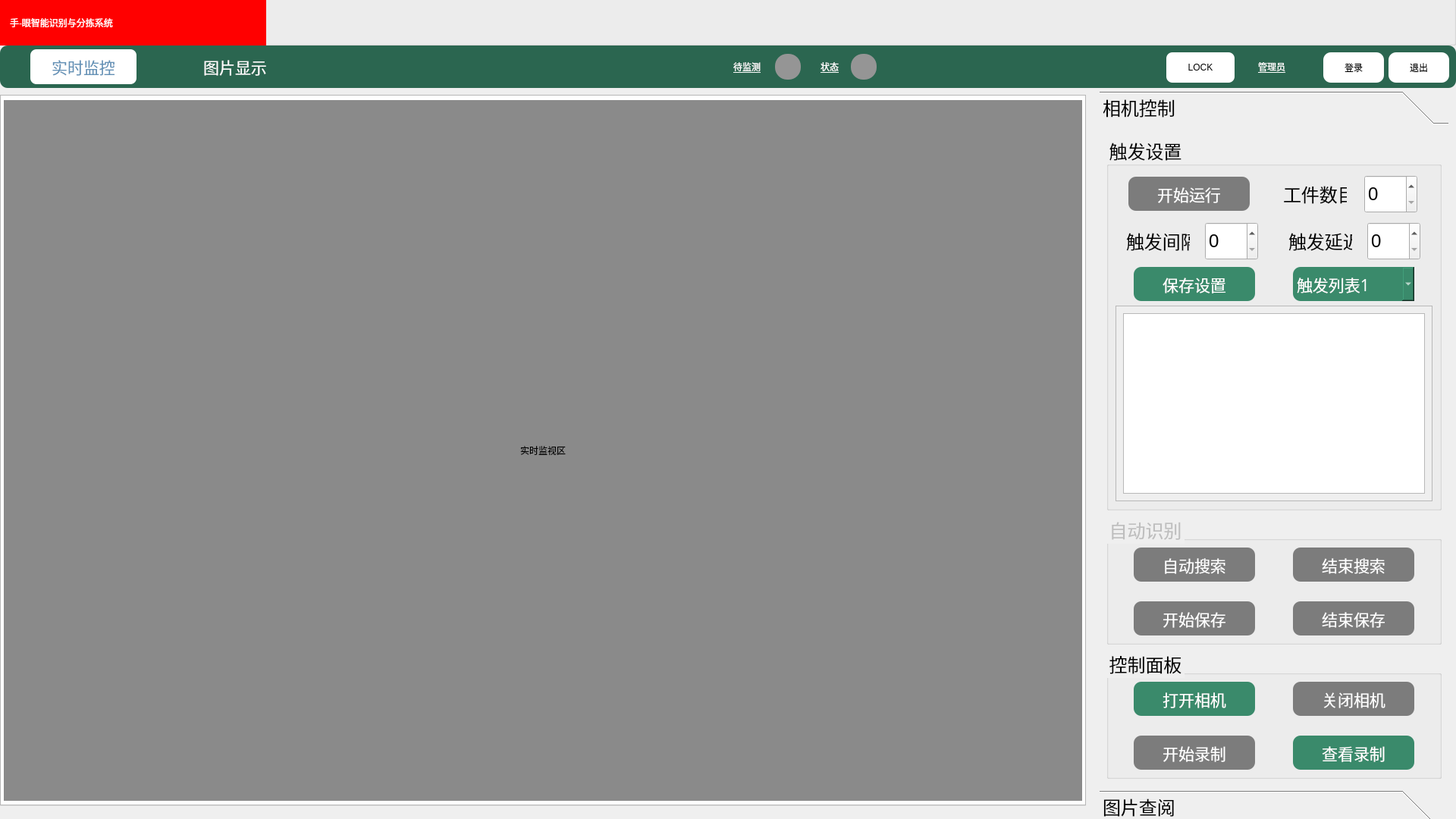
<?xml version="1.0" encoding="UTF-8"?>
<ui version="4.0">
 <class>Form</class>
 <widget class="QWidget" name="Form">
  <property name="geometry">
   <rect>
    <x>0</x>
    <y>0</y>
    <width>1920</width>
    <height>1080</height>
   </rect>
  </property>
  <property name="minimumSize">
   <size>
    <width>1920</width>
    <height>1080</height>
   </size>
  </property>
  <property name="maximumSize">
   <size>
    <width>10000</width>
    <height>10000</height>
   </size>
  </property>
  <property name="windowTitle">
   <string>Form</string>
  </property>
  <widget class="QGroupBox" name="groupBox">
   <property name="geometry">
    <rect>
     <x>0</x>
     <y>-20</y>
     <width>1920</width>
     <height>80</height>
    </rect>
   </property>
   <property name="minimumSize">
    <size>
     <width>1920</width>
     <height>80</height>
    </size>
   </property>
   <property name="maximumSize">
    <size>
     <width>1920</width>
     <height>80</height>
    </size>
   </property>
   <widget class="QLabel" name="label_2">
    <property name="geometry">
     <rect>
      <x>0</x>
      <y>20</y>
      <width>351</width>
      <height>60</height>
     </rect>
    </property>
    <property name="minimumSize">
     <size>
      <width>0</width>
      <height>60</height>
     </size>
    </property>
    <property name="maximumSize">
     <size>
      <width>16777215</width>
      <height>60</height>
     </size>
    </property>
    <property name="styleSheet">
     <string notr="true">QLabel{
	background-color: rgb(255, 0, 0);
	color: rgb(255, 255, 255);
	font: 21pt &quot;华文细黑&quot;;
	padding: 10px;
}</string>
    </property>
    <property name="midLineWidth">
     <number>0</number>
    </property>
    <property name="text">
     <string>手-眼智能识别与分拣系统</string>
    </property>
    <property name="textFormat">
     <enum>Qt::AutoText</enum>
    </property>
    <property name="margin">
     <number>0</number>
    </property>
    <property name="indent">
     <number>-1</number>
    </property>
    <property name="textInteractionFlags">
     <set>Qt::TextEditable</set>
    </property>
   </widget>
  </widget>
  <widget class="QTabWidget" name="tabWidget">
   <property name="geometry">
    <rect>
     <x>0</x>
     <y>59</y>
     <width>1432</width>
     <height>1004</height>
    </rect>
   </property>
   <property name="minimumSize">
    <size>
     <width>0</width>
     <height>1004</height>
    </size>
   </property>
   <property name="maximumSize">
    <size>
     <width>1432</width>
     <height>100000</height>
    </size>
   </property>
   <property name="font">
    <font>
     <pointsize>16</pointsize>
    </font>
   </property>
   <property name="styleSheet">
    <string notr="true">QTabWidget QTabBar::tab{
    width:140;
    height:46;
    font-family: &quot;黑体&quot;;
    font-size: 16pt;
    color: rgb(255, 255, 255);
    background: rgb(43, 102, 80);
    border: 2px;
    border-color: rgb(99, 145, 182);
    border-radius: 8px;
	margin-left: 40px;
	margin-top: 6px;
	margin-right: 20px;
	margin-bottom: 16px;
}

QTabBar::tab:hover{background:white;
    border-color: rgb(99, 145, 182);
    color:rgb(99, 145, 182);}

QTabBar::tab:selected{
	background:white;
    color:rgb(99, 145, 182);
}

QTabWidget {
    color: rgb(255, 255, 255);
    background:rgb(255,255,255);
}</string>
   </property>
   <property name="currentIndex">
    <number>0</number>
   </property>
   <widget class="QWidget" name="tab">
    <attribute name="title">
     <string>实时监控</string>
    </attribute>
    <widget class="QLabel" name="DisplayLabel">
     <property name="geometry">
      <rect>
       <x>3</x>
       <y>5</y>
       <width>1422</width>
       <height>924</height>
      </rect>
     </property>
     <property name="minimumSize">
      <size>
       <width>0</width>
       <height>0</height>
      </size>
     </property>
     <property name="maximumSize">
      <size>
       <width>1433</width>
       <height>933</height>
      </size>
     </property>
     <property name="styleSheet">
      <string notr="true">background-color: rgb(138, 138, 138);
border-color: rgb(2, 2, 2);
font: 22pt &quot;黑体&quot;;</string>
     </property>
     <property name="text">
      <string>实时监视区</string>
     </property>
     <property name="alignment">
      <set>Qt::AlignCenter</set>
     </property>
    </widget>
   </widget>
   <widget class="QWidget" name="tab_2">
    <attribute name="title">
     <string>图片显示</string>
    </attribute>
    <widget class="QLabel" name="DisplayLabel_2">
     <property name="geometry">
      <rect>
       <x>3</x>
       <y>5</y>
       <width>1422</width>
       <height>924</height>
      </rect>
     </property>
     <property name="minimumSize">
      <size>
       <width>0</width>
       <height>910</height>
      </size>
     </property>
     <property name="maximumSize">
      <size>
       <width>1432</width>
       <height>1004</height>
      </size>
     </property>
     <property name="styleSheet">
      <string notr="true">background-color: rgb(138, 138, 138);
border-color: rgb(2, 2, 2);
font: 22pt &quot;黑体&quot;;</string>
     </property>
     <property name="text">
      <string>图片显示区</string>
     </property>
     <property name="alignment">
      <set>Qt::AlignCenter</set>
     </property>
    </widget>
   </widget>
  </widget>
  <widget class="QFrame" name="top">
   <property name="geometry">
    <rect>
     <x>0</x>
     <y>60</y>
     <width>1920</width>
     <height>56</height>
    </rect>
   </property>
   <property name="minimumSize">
    <size>
     <width>1920</width>
     <height>56</height>
    </size>
   </property>
   <property name="maximumSize">
    <size>
     <width>1920</width>
     <height>56</height>
    </size>
   </property>
   <property name="styleSheet">
    <string notr="true">QFrame {
	background-color: rgb(43, 102, 80);
	border: 2px;
	border-color: rgb(0, 99, 180);
	border-radius: 10px;
}</string>
   </property>
   <property name="frameShape">
    <enum>QFrame::StyledPanel</enum>
   </property>
   <property name="frameShadow">
    <enum>QFrame::Raised</enum>
   </property>
   <layout class="QHBoxLayout" name="horizontalLayout_5">
    <property name="leftMargin">
     <number>1</number>
    </property>
    <property name="rightMargin">
     <number>9</number>
    </property>
    <item>
     <spacer name="horizontalSpacer_16">
      <property name="orientation">
       <enum>Qt::Horizontal</enum>
      </property>
      <property name="sizeType">
       <enum>QSizePolicy::Expanding</enum>
      </property>
      <property name="sizeHint" stdset="0">
       <size>
        <width>10</width>
        <height>20</height>
       </size>
      </property>
     </spacer>
    </item>
    <item>
     <widget class="QLabel" name="outstate_2">
      <property name="minimumSize">
       <size>
        <width>0</width>
        <height>34</height>
       </size>
      </property>
      <property name="sizeIncrement">
       <size>
        <width>0</width>
        <height>34</height>
       </size>
      </property>
      <property name="styleSheet">
       <string notr="true">QLabel{
	font: 16pt  &quot;黑体&quot;;
	text-decoration: underline;
	color: white;
	background-color: rgb(43, 102, 80);
	margin: 6pt;
}</string>
      </property>
      <property name="text">
       <string>待监测</string>
      </property>
     </widget>
    </item>
    <item>
     <spacer name="horizontalSpacer_10">
      <property name="orientation">
       <enum>Qt::Horizontal</enum>
      </property>
      <property name="sizeType">
       <enum>QSizePolicy::Fixed</enum>
      </property>
      <property name="sizeHint" stdset="0">
       <size>
        <width>13</width>
        <height>13</height>
       </size>
      </property>
     </spacer>
    </item>
    <item>
     <widget class="QLabel" name="light_2">
      <property name="minimumSize">
       <size>
        <width>34</width>
        <height>34</height>
       </size>
      </property>
      <property name="maximumSize">
       <size>
        <width>34</width>
        <height>34</height>
       </size>
      </property>
      <property name="styleSheet">
       <string notr="true">background-color: rgb(149, 149, 149);
border-radius: 16px;</string>
      </property>
      <property name="text">
       <string/>
      </property>
     </widget>
    </item>
    <item>
     <spacer name="horizontalSpacer_7">
      <property name="orientation">
       <enum>Qt::Horizontal</enum>
      </property>
      <property name="sizeType">
       <enum>QSizePolicy::Fixed</enum>
      </property>
      <property name="sizeHint" stdset="0">
       <size>
        <width>20</width>
        <height>13</height>
       </size>
      </property>
     </spacer>
    </item>
    <item>
     <widget class="QLabel" name="outstate">
      <property name="minimumSize">
       <size>
        <width>0</width>
        <height>34</height>
       </size>
      </property>
      <property name="sizeIncrement">
       <size>
        <width>0</width>
        <height>34</height>
       </size>
      </property>
      <property name="styleSheet">
       <string notr="true">QLabel{
	font: 16pt  &quot;黑体&quot;;
	text-decoration: underline;
	color: white;
	background-color: rgb(43, 102, 80);
	margin: 6pt;
}</string>
      </property>
      <property name="text">
       <string>状态</string>
      </property>
     </widget>
    </item>
    <item>
     <spacer name="horizontalSpacer_6">
      <property name="orientation">
       <enum>Qt::Horizontal</enum>
      </property>
      <property name="sizeType">
       <enum>QSizePolicy::Fixed</enum>
      </property>
      <property name="sizeHint" stdset="0">
       <size>
        <width>10</width>
        <height>20</height>
       </size>
      </property>
     </spacer>
    </item>
    <item>
     <widget class="QLabel" name="light">
      <property name="minimumSize">
       <size>
        <width>34</width>
        <height>34</height>
       </size>
      </property>
      <property name="maximumSize">
       <size>
        <width>34</width>
        <height>34</height>
       </size>
      </property>
      <property name="styleSheet">
       <string notr="true">background-color: rgb(149, 149, 149);
border-radius: 16px;</string>
      </property>
      <property name="text">
       <string/>
      </property>
     </widget>
    </item>
    <item>
     <spacer name="horizontalSpacer_18">
      <property name="orientation">
       <enum>Qt::Horizontal</enum>
      </property>
      <property name="sizeType">
       <enum>QSizePolicy::Fixed</enum>
      </property>
      <property name="sizeHint" stdset="0">
       <size>
        <width>10</width>
        <height>20</height>
       </size>
      </property>
     </spacer>
    </item>
    <item>
     <widget class="QLabel" name="time">
      <property name="minimumSize">
       <size>
        <width>360</width>
        <height>40</height>
       </size>
      </property>
      <property name="maximumSize">
       <size>
        <width>360</width>
        <height>40</height>
       </size>
      </property>
      <property name="font">
       <font>
        <family>黑体</family>
        <pointsize>16</pointsize>
        <weight>50</weight>
        <italic>false</italic>
        <bold>false</bold>
       </font>
      </property>
      <property name="styleSheet">
       <string notr="true">QLabel{
	font: 16pt  &quot;黑体&quot;;
	color: white;
	background-color: rgb(43, 102, 80);
	margin: 6pt;
}
</string>
      </property>
      <property name="text">
       <string/>
      </property>
     </widget>
    </item>
    <item>
     <widget class="QPushButton" name="lock_all">
      <property name="enabled">
       <bool>true</bool>
      </property>
      <property name="sizePolicy">
       <sizepolicy hsizetype="Maximum" vsizetype="Fixed">
        <horstretch>0</horstretch>
        <verstretch>0</verstretch>
       </sizepolicy>
      </property>
      <property name="minimumSize">
       <size>
        <width>90</width>
        <height>40</height>
       </size>
      </property>
      <property name="maximumSize">
       <size>
        <width>90</width>
        <height>40</height>
       </size>
      </property>
      <property name="layoutDirection">
       <enum>Qt::LeftToRight</enum>
      </property>
      <property name="styleSheet">
       <string notr="true">QPushButton{
height: 46px;
width: 80px;
background:rgb(255, 255, 255);
font: 16pt &quot;黑体&quot; rgb(0, 0, 0);
border: 2px;
	border-color: rgb(136, 136, 136);
}

QPushButton{border-radius: 8px;}

QPushButton:hover{background:rgb(145, 145, 145);}</string>
      </property>
      <property name="text">
       <string>LOCK</string>
      </property>
     </widget>
    </item>
    <item>
     <spacer name="horizontalSpacer_17">
      <property name="orientation">
       <enum>Qt::Horizontal</enum>
      </property>
      <property name="sizeType">
       <enum>QSizePolicy::Fixed</enum>
      </property>
      <property name="sizeHint" stdset="0">
       <size>
        <width>25</width>
        <height>20</height>
       </size>
      </property>
     </spacer>
    </item>
    <item>
     <widget class="QLabel" name="admin">
      <property name="minimumSize">
       <size>
        <width>80</width>
        <height>34</height>
       </size>
      </property>
      <property name="maximumSize">
       <size>
        <width>80</width>
        <height>34</height>
       </size>
      </property>
      <property name="styleSheet">
       <string notr="true">QLabel{
	font: 16pt  &quot;黑体&quot;;
	text-decoration: underline;
	color: white;
	background-color: rgb(43, 102, 80);
	margin: 6pt;
}</string>
      </property>
      <property name="text">
       <string>管理员</string>
      </property>
      <property name="margin">
       <number>0</number>
      </property>
     </widget>
    </item>
    <item>
     <widget class="QPushButton" name="login">
      <property name="minimumSize">
       <size>
        <width>80</width>
        <height>40</height>
       </size>
      </property>
      <property name="maximumSize">
       <size>
        <width>80</width>
        <height>40</height>
       </size>
      </property>
      <property name="styleSheet">
       <string notr="true">QPushButton{
height: 40px;
width: 80px;
background:rgb(255, 255, 255);
font: 16pt &quot;黑体&quot; rgb(0, 0, 0);
border: 2px;
	border-color: rgb(136, 136, 136);
}
QPushButton{border: 2px;}
QPushButton{border-radius: 10px;}

QPushButton:hover{background:rgb(145, 145, 145);}</string>
      </property>
      <property name="text">
       <string>登录</string>
      </property>
     </widget>
    </item>
    <item>
     <widget class="QPushButton" name="quit">
      <property name="minimumSize">
       <size>
        <width>80</width>
        <height>40</height>
       </size>
      </property>
      <property name="maximumSize">
       <size>
        <width>80</width>
        <height>40</height>
       </size>
      </property>
      <property name="styleSheet">
       <string notr="true">QPushButton{
height: 40px;
width: 80px;
background:rgb(255, 255, 255);
font: 16pt &quot;黑体&quot; rgb(0, 0, 0);
border: 2px;
	border-color: rgb(136, 136, 136);
}
QPushButton{border: 2px;}
QPushButton{border-radius: 10px;}

QPushButton:hover{background:rgb(145, 145, 145);}</string>
      </property>
      <property name="text">
       <string>退出</string>
      </property>
     </widget>
    </item>
   </layout>
  </widget>
  <widget class="QToolBox" name="toolBox">
   <property name="geometry">
    <rect>
     <x>1450</x>
     <y>120</y>
     <width>460</width>
     <height>966</height>
    </rect>
   </property>
   <property name="minimumSize">
    <size>
     <width>460</width>
     <height>966</height>
    </size>
   </property>
   <property name="maximumSize">
    <size>
     <width>460</width>
     <height>966</height>
    </size>
   </property>
   <property name="font">
    <font>
     <family>黑体</family>
     <pointsize>18</pointsize>
     <weight>50</weight>
     <italic>false</italic>
     <bold>false</bold>
    </font>
   </property>
   <property name="styleSheet">
    <string notr="true">selection-color: qlineargradient(spread:pad, x1:0, y1:0, x2:1, y2:0, stop:0 rgba(0, 0, 0, 255), stop:1 rgba(255, 255, 255, 255));
border-color: rgb(2, 2, 2);
font: 18pt &quot;黑体&quot;;</string>
   </property>
   <property name="frameShadow">
    <enum>QFrame::Plain</enum>
   </property>
   <property name="currentIndex">
    <number>0</number>
   </property>
   <widget class="QWidget" name="page_1">
    <property name="geometry">
     <rect>
      <x>0</x>
      <y>0</y>
      <width>460</width>
      <height>868</height>
     </rect>
    </property>
    <attribute name="label">
     <string>相机控制</string>
    </attribute>
    <layout class="QVBoxLayout" name="verticalLayout_4">
     <item>
      <widget class="QGroupBox" name="verticalGroupBox">
       <property name="enabled">
        <bool>true</bool>
       </property>
       <property name="minimumSize">
        <size>
         <width>400</width>
         <height>400</height>
        </size>
       </property>
       <property name="maximumSize">
        <size>
         <width>460</width>
         <height>16777215</height>
        </size>
       </property>
       <property name="font">
        <font>
         <family>黑体</family>
         <pointsize>18</pointsize>
        </font>
       </property>
       <property name="layoutDirection">
        <enum>Qt::LeftToRight</enum>
       </property>
       <property name="styleSheet">
        <string notr="true">font-family: &quot;黑体&quot;;
font-size: 18pt;
height:50;
width:150;</string>
       </property>
       <property name="title">
        <string>触发设置</string>
       </property>
       <layout class="QVBoxLayout" name="trigger_set_Box" stretch="0,0,0,0">
        <property name="leftMargin">
         <number>9</number>
        </property>
        <property name="topMargin">
         <number>9</number>
        </property>
        <property name="rightMargin">
         <number>9</number>
        </property>
        <property name="bottomMargin">
         <number>9</number>
        </property>
        <item>
         <layout class="QHBoxLayout" name="trigger_ocr">
          <item>
           <widget class="QPushButton" name="trigger_ocr_start">
            <property name="enabled">
             <bool>false</bool>
            </property>
            <property name="minimumSize">
             <size>
              <width>160</width>
              <height>45</height>
             </size>
            </property>
            <property name="maximumSize">
             <size>
              <width>160</width>
              <height>45</height>
             </size>
            </property>
            <property name="font">
             <font>
              <family>黑体</family>
              <pointsize>16</pointsize>
              <weight>50</weight>
              <italic>false</italic>
              <bold>false</bold>
             </font>
            </property>
            <property name="contextMenuPolicy">
             <enum>Qt::DefaultContextMenu</enum>
            </property>
            <property name="styleSheet">
             <string notr="true">QPushButton{
    font-family: &quot;黑体&quot;;
    font-size: 16pt;
	height:50;
	width:150;
    color: rgb(255, 255, 255);
    background:rgb(58, 138, 107);
    border-color: rgb(58, 138, 107);
    border-radius: 10px;
    border: 2px;
}

QPushButton:hover{background:rgb(149, 200, 115);}


QPushButton:pressed{background:rgb(149, 200, 115);}
QPushButton::disabled{background:rgb(124, 124, 124);}</string>
            </property>
            <property name="text">
             <string>开始运行</string>
            </property>
           </widget>
          </item>
          <item>
           <spacer name="horizontalSpacer">
            <property name="orientation">
             <enum>Qt::Horizontal</enum>
            </property>
            <property name="sizeType">
             <enum>QSizePolicy::Fixed</enum>
            </property>
            <property name="sizeHint" stdset="0">
             <size>
              <width>21</width>
              <height>20</height>
             </size>
            </property>
           </spacer>
          </item>
          <item>
           <widget class="QLabel" name="trigger_number_lable">
            <property name="minimumSize">
             <size>
              <width>84</width>
              <height>56</height>
             </size>
            </property>
            <property name="maximumSize">
             <size>
              <width>84</width>
              <height>56</height>
             </size>
            </property>
            <property name="font">
             <font>
              <family>Sans Serif</family>
              <pointsize>16</pointsize>
              <weight>50</weight>
              <italic>false</italic>
              <bold>false</bold>
             </font>
            </property>
            <property name="styleSheet">
             <string notr="true">font: 16pt &quot;Sans Serif&quot;;</string>
            </property>
            <property name="text">
             <string>工件数目</string>
            </property>
           </widget>
          </item>
          <item>
           <widget class="QSpinBox" name="trigger_number_value">
            <property name="minimumSize">
             <size>
              <width>70</width>
              <height>50</height>
             </size>
            </property>
            <property name="maximumSize">
             <size>
              <width>70</width>
              <height>50</height>
             </size>
            </property>
           </widget>
          </item>
         </layout>
        </item>
        <item>
         <layout class="QHBoxLayout" name="trigger_interval_Box">
          <item>
           <widget class="QLabel" name="trigger_interval_label">
            <property name="sizePolicy">
             <sizepolicy hsizetype="Preferred" vsizetype="Preferred">
              <horstretch>0</horstretch>
              <verstretch>0</verstretch>
             </sizepolicy>
            </property>
            <property name="minimumSize">
             <size>
              <width>84</width>
              <height>56</height>
             </size>
            </property>
            <property name="maximumSize">
             <size>
              <width>84</width>
              <height>56</height>
             </size>
            </property>
            <property name="font">
             <font>
              <family>Sans Serif</family>
              <pointsize>16</pointsize>
              <weight>50</weight>
              <italic>false</italic>
              <bold>false</bold>
             </font>
            </property>
            <property name="styleSheet">
             <string notr="true">font: 16pt &quot;Sans Serif&quot;;</string>
            </property>
            <property name="text">
             <string>触发间隔</string>
            </property>
           </widget>
          </item>
          <item>
           <widget class="QSpinBox" name="trigger_interval_value">
            <property name="minimumSize">
             <size>
              <width>70</width>
              <height>50</height>
             </size>
            </property>
            <property name="maximumSize">
             <size>
              <width>70</width>
              <height>50</height>
             </size>
            </property>
           </widget>
          </item>
          <item>
           <spacer name="horizontalSpacer_20">
            <property name="orientation">
             <enum>Qt::Horizontal</enum>
            </property>
            <property name="sizeType">
             <enum>QSizePolicy::Fixed</enum>
            </property>
            <property name="sizeHint" stdset="0">
             <size>
              <width>20</width>
              <height>20</height>
             </size>
            </property>
           </spacer>
          </item>
          <item>
           <widget class="QLabel" name="trigger_start_time_label">
            <property name="minimumSize">
             <size>
              <width>84</width>
              <height>56</height>
             </size>
            </property>
            <property name="maximumSize">
             <size>
              <width>84</width>
              <height>56</height>
             </size>
            </property>
            <property name="font">
             <font>
              <family>Sans Serif</family>
              <pointsize>16</pointsize>
              <weight>50</weight>
              <italic>false</italic>
              <bold>false</bold>
             </font>
            </property>
            <property name="styleSheet">
             <string notr="true">font: 16pt &quot;Sans Serif&quot;;</string>
            </property>
            <property name="text">
             <string>触发延迟</string>
            </property>
           </widget>
          </item>
          <item>
           <widget class="QSpinBox" name="trigger_start_time_value">
            <property name="minimumSize">
             <size>
              <width>70</width>
              <height>50</height>
             </size>
            </property>
            <property name="maximumSize">
             <size>
              <width>70</width>
              <height>50</height>
             </size>
            </property>
           </widget>
          </item>
         </layout>
        </item>
        <item>
         <layout class="QHBoxLayout" name="trigger_save_Box">
          <item>
           <widget class="QPushButton" name="trigger_save_button">
            <property name="minimumSize">
             <size>
              <width>160</width>
              <height>45</height>
             </size>
            </property>
            <property name="maximumSize">
             <size>
              <width>160</width>
              <height>45</height>
             </size>
            </property>
            <property name="font">
             <font>
              <family>黑体</family>
              <pointsize>16</pointsize>
             </font>
            </property>
            <property name="styleSheet">
             <string notr="true">QPushButton{
    font-family: &quot;黑体&quot;;
    font-size: 16pt;
	height:50;
	width:150;
    color: rgb(255, 255, 255);
    background:rgb(58, 138, 107);
    border-color: rgb(58, 138, 107);
    border-radius: 10px;
    border: 2px;
}

QPushButton:hover{background:rgb(149, 200, 115);}


QPushButton:pressed{background:rgb(149, 200, 115);}
QPushButton::disabled{background:rgb(124, 124, 124);}</string>
            </property>
            <property name="text">
             <string>保存设置</string>
            </property>
           </widget>
          </item>
          <item>
           <spacer name="horizontalSpacer_2">
            <property name="orientation">
             <enum>Qt::Horizontal</enum>
            </property>
            <property name="sizeType">
             <enum>QSizePolicy::Fixed</enum>
            </property>
            <property name="sizeHint" stdset="0">
             <size>
              <width>20</width>
              <height>20</height>
             </size>
            </property>
           </spacer>
          </item>
          <item>
           <widget class="QComboBox" name="trigger_save_list">
            <property name="minimumSize">
             <size>
              <width>160</width>
              <height>45</height>
             </size>
            </property>
            <property name="maximumSize">
             <size>
              <width>160</width>
              <height>45</height>
             </size>
            </property>
            <property name="font">
             <font>
              <family>黑体</family>
              <pointsize>16</pointsize>
             </font>
            </property>
            <property name="styleSheet">
             <string notr="true">QComboBox{
    font-family: &quot;黑体&quot;;
    font-size: 16pt;
	height:50;
	width:120;
    color: rgb(255, 255, 255);
    background:rgb(58, 138, 107);
    border-color: rgb(58, 138, 107);
    border-radius: 10px;
    border: 2px;
}

QComboBox:hover{background:rgb(149, 200, 115);}


QComboBox:pressed{background:rgb(149, 200, 115);}</string>
            </property>
            <item>
             <property name="text">
              <string>触发列表1</string>
             </property>
            </item>
            <item>
             <property name="text">
              <string>触发列表2</string>
             </property>
            </item>
            <item>
             <property name="text">
              <string>触发列表3</string>
             </property>
            </item>
           </widget>
          </item>
         </layout>
        </item>
        <item>
         <widget class="QScrollArea" name="scrollArea">
          <property name="minimumSize">
           <size>
            <width>344</width>
            <height>200</height>
           </size>
          </property>
          <property name="widgetResizable">
           <bool>true</bool>
          </property>
          <widget class="QWidget" name="scrollAreaWidgetContents">
           <property name="geometry">
            <rect>
             <x>0</x>
             <y>0</y>
             <width>416</width>
             <height>217</height>
            </rect>
           </property>
           <layout class="QHBoxLayout" name="horizontalLayout_3">
            <item>
             <widget class="QListWidget" name="listWidget">
              <property name="enabled">
               <bool>true</bool>
              </property>
              <property name="styleSheet">
               <string notr="true">font: 12pt &quot;Sans Serif&quot;;</string>
              </property>
             </widget>
            </item>
           </layout>
          </widget>
         </widget>
        </item>
       </layout>
      </widget>
     </item>
     <item>
      <widget class="QGroupBox" name="rec_Box">
       <property name="enabled">
        <bool>false</bool>
       </property>
       <property name="styleSheet">
        <string notr="true">font-family: &quot;黑体&quot;;
font-size: 18pt;
height:50;
width:150;</string>
       </property>
       <property name="title">
        <string>自动识别</string>
       </property>
       <layout class="QVBoxLayout" name="verticalLayout_6">
        <item>
         <layout class="QHBoxLayout" name="horizontalLayout_16">
          <item>
           <widget class="QPushButton" name="search_box">
            <property name="minimumSize">
             <size>
              <width>160</width>
              <height>45</height>
             </size>
            </property>
            <property name="maximumSize">
             <size>
              <width>160</width>
              <height>45</height>
             </size>
            </property>
            <property name="styleSheet">
             <string notr="true">QPushButton{
    font-family: &quot;黑体&quot;;
    font-size: 16pt;
	height:50;
	width:150;
    color: rgb(255, 255, 255);
    background:rgb(58, 138, 107);
    border-color: rgb(58, 138, 107);
    border-radius: 10px;
    border: 2px;
}

QPushButton:hover{background:rgb(149, 200, 115);}


QPushButton:pressed{background:rgb(149, 200, 115);}
QPushButton::disabled{background:rgb(124, 124, 124);}</string>
            </property>
            <property name="text">
             <string>自动搜索</string>
            </property>
           </widget>
          </item>
          <item>
           <spacer name="horizontalSpacer_4">
            <property name="orientation">
             <enum>Qt::Horizontal</enum>
            </property>
            <property name="sizeType">
             <enum>QSizePolicy::Fixed</enum>
            </property>
            <property name="sizeHint" stdset="0">
             <size>
              <width>20</width>
              <height>20</height>
             </size>
            </property>
           </spacer>
          </item>
          <item>
           <widget class="QPushButton" name="stopButton2">
            <property name="minimumSize">
             <size>
              <width>160</width>
              <height>45</height>
             </size>
            </property>
            <property name="maximumSize">
             <size>
              <width>160</width>
              <height>45</height>
             </size>
            </property>
            <property name="contextMenuPolicy">
             <enum>Qt::DefaultContextMenu</enum>
            </property>
            <property name="styleSheet">
             <string notr="true">QPushButton{
    font-family: &quot;黑体&quot;;
    font-size: 16pt;
	height:50;
	width:150;
    color: rgb(255, 255, 255);
    background:rgb(58, 138, 107);
    border-color: rgb(58, 138, 107);
    border-radius: 10px;
    border: 2px;
}

QPushButton:hover{background:rgb(149, 200, 115);}


QPushButton:pressed{background:rgb(149, 200, 115);}
QPushButton::disabled{background:rgb(124, 124, 124);}</string>
            </property>
            <property name="text">
             <string>结束搜索</string>
            </property>
           </widget>
          </item>
         </layout>
        </item>
        <item>
         <spacer name="verticalSpacer_7">
          <property name="orientation">
           <enum>Qt::Vertical</enum>
          </property>
          <property name="sizeType">
           <enum>QSizePolicy::Fixed</enum>
          </property>
          <property name="sizeHint" stdset="0">
           <size>
            <width>20</width>
            <height>20</height>
           </size>
          </property>
         </spacer>
        </item>
        <item>
         <layout class="QHBoxLayout" name="horizontalLayout_18">
          <item>
           <widget class="QPushButton" name="save_result_button">
            <property name="minimumSize">
             <size>
              <width>160</width>
              <height>45</height>
             </size>
            </property>
            <property name="maximumSize">
             <size>
              <width>160</width>
              <height>45</height>
             </size>
            </property>
            <property name="contextMenuPolicy">
             <enum>Qt::DefaultContextMenu</enum>
            </property>
            <property name="styleSheet">
             <string notr="true">QPushButton{
    font-family: &quot;黑体&quot;;
    font-size: 16pt;
	height:50;
	width:150;
    color: rgb(255, 255, 255);
    background:rgb(58, 138, 107);
    border-color: rgb(58, 138, 107);
    border-radius: 10px;
    border: 2px;
}

QPushButton:hover{background:rgb(149, 200, 115);}


QPushButton:pressed{background:rgb(149, 200, 115);}
QPushButton::disabled{background:rgb(124, 124, 124);}</string>
            </property>
            <property name="text">
             <string>开始保存</string>
            </property>
           </widget>
          </item>
          <item>
           <spacer name="horizontalSpacer_15">
            <property name="orientation">
             <enum>Qt::Horizontal</enum>
            </property>
            <property name="sizeType">
             <enum>QSizePolicy::Fixed</enum>
            </property>
            <property name="sizeHint" stdset="0">
             <size>
              <width>20</width>
              <height>20</height>
             </size>
            </property>
           </spacer>
          </item>
          <item>
           <widget class="QPushButton" name="close_save_button">
            <property name="minimumSize">
             <size>
              <width>160</width>
              <height>45</height>
             </size>
            </property>
            <property name="maximumSize">
             <size>
              <width>160</width>
              <height>45</height>
             </size>
            </property>
            <property name="styleSheet">
             <string notr="true">QPushButton{
    font-family: &quot;黑体&quot;;
    font-size: 16pt;
	height:50;
	width:150;
    color: rgb(255, 255, 255);
    background:rgb(58, 138, 107);
    border-color: rgb(58, 138, 107);
    border-radius: 10px;
    border: 2px;
}

QPushButton:hover{background:rgb(149, 200, 115);}


QPushButton:pressed{background:rgb(149, 200, 115);}
QPushButton::disabled{background:rgb(124, 124, 124);}</string>
            </property>
            <property name="text">
             <string>结束保存</string>
            </property>
           </widget>
          </item>
         </layout>
        </item>
       </layout>
      </widget>
     </item>
     <item>
      <widget class="QGroupBox" name="control">
       <property name="styleSheet">
        <string notr="true">font-family: &quot;黑体&quot;;
font-size: 18pt;
height:50;
width:150;</string>
       </property>
       <property name="title">
        <string>控制面板</string>
       </property>
       <layout class="QVBoxLayout" name="verticalLayout_2">
        <item>
         <layout class="QHBoxLayout" name="horizontalLayout_6" stretch="0,0,0">
          <item>
           <widget class="QPushButton" name="open_cam">
            <property name="enabled">
             <bool>true</bool>
            </property>
            <property name="minimumSize">
             <size>
              <width>160</width>
              <height>45</height>
             </size>
            </property>
            <property name="maximumSize">
             <size>
              <width>160</width>
              <height>45</height>
             </size>
            </property>
            <property name="styleSheet">
             <string notr="true">QPushButton{
    font-family: &quot;黑体&quot;;
    font-size: 16pt;
	height:50;
	width:150;
    color: rgb(255, 255, 255);
    background:rgb(58, 138, 107);
    border-color: rgb(58, 138, 107);
    border-radius: 10px;
    border: 2px;
}

QPushButton:hover{background:rgb(149, 200, 115);}


QPushButton:pressed{background:rgb(149, 200, 115);}
QPushButton::disabled{background:rgb(124, 124, 124);}</string>
            </property>
            <property name="text">
             <string>打开相机</string>
            </property>
           </widget>
          </item>
          <item>
           <spacer name="horizontalSpacer_8">
            <property name="orientation">
             <enum>Qt::Horizontal</enum>
            </property>
            <property name="sizeType">
             <enum>QSizePolicy::Fixed</enum>
            </property>
            <property name="sizeHint" stdset="0">
             <size>
              <width>20</width>
              <height>20</height>
             </size>
            </property>
           </spacer>
          </item>
          <item>
           <widget class="QPushButton" name="shut_cam">
            <property name="enabled">
             <bool>false</bool>
            </property>
            <property name="minimumSize">
             <size>
              <width>160</width>
              <height>45</height>
             </size>
            </property>
            <property name="maximumSize">
             <size>
              <width>160</width>
              <height>45</height>
             </size>
            </property>
            <property name="styleSheet">
             <string notr="true">QPushButton{
    font-family: &quot;黑体&quot;;
    font-size: 16pt;
	height:50;
	width:150;
    color: rgb(255, 255, 255);
    background:rgb(58, 138, 107);
    border-color: rgb(58, 138, 107);
    border-radius: 10px;
    border: 2px;
}

QPushButton:hover{background:rgb(149, 200, 115);}


QPushButton:pressed{background:rgb(149, 200, 115);}
QPushButton::disabled{background:rgb(124, 124, 124);}</string>
            </property>
            <property name="text">
             <string>关闭相机</string>
            </property>
           </widget>
          </item>
         </layout>
        </item>
        <item>
         <spacer name="verticalSpacer_5">
          <property name="orientation">
           <enum>Qt::Vertical</enum>
          </property>
          <property name="sizeType">
           <enum>QSizePolicy::Fixed</enum>
          </property>
          <property name="sizeHint" stdset="0">
           <size>
            <width>20</width>
            <height>20</height>
           </size>
          </property>
         </spacer>
        </item>
        <item>
         <layout class="QHBoxLayout" name="horizontalLayout_7">
          <item>
           <widget class="QPushButton" name="video_start">
            <property name="enabled">
             <bool>false</bool>
            </property>
            <property name="minimumSize">
             <size>
              <width>160</width>
              <height>45</height>
             </size>
            </property>
            <property name="maximumSize">
             <size>
              <width>160</width>
              <height>45</height>
             </size>
            </property>
            <property name="styleSheet">
             <string notr="true">QPushButton{
    font-family: &quot;黑体&quot;;
    font-size: 16pt;
	height:50;
	width:150;
    color: rgb(255, 255, 255);
    background:rgb(58, 138, 107);
    border-color: rgb(58, 138, 107);
    border-radius: 10px;
    border: 2px;
}

QPushButton:hover{background:rgb(149, 200, 115);}


QPushButton:pressed{background:rgb(149, 200, 115);}
QPushButton::disabled{background:rgb(124, 124, 124);}</string>
            </property>
            <property name="text">
             <string>开始录制</string>
            </property>
           </widget>
          </item>
          <item>
           <spacer name="horizontalSpacer_9">
            <property name="orientation">
             <enum>Qt::Horizontal</enum>
            </property>
            <property name="sizeType">
             <enum>QSizePolicy::Fixed</enum>
            </property>
            <property name="sizeHint" stdset="0">
             <size>
              <width>20</width>
              <height>20</height>
             </size>
            </property>
           </spacer>
          </item>
          <item>
           <widget class="QPushButton" name="video_query">
            <property name="minimumSize">
             <size>
              <width>160</width>
              <height>45</height>
             </size>
            </property>
            <property name="maximumSize">
             <size>
              <width>160</width>
              <height>45</height>
             </size>
            </property>
            <property name="styleSheet">
             <string notr="true">QPushButton{
    font-family: &quot;黑体&quot;;
    font-size: 16pt;
	height:50;
	width:150;
    color: rgb(255, 255, 255);
    background:rgb(58, 138, 107);
    border-color: rgb(58, 138, 107);
    border-radius: 10px;
    border: 2px;
}

QPushButton:hover{background:rgb(149, 200, 115);}


QPushButton:pressed{background:rgb(149, 200, 115);}
QPushButton::disabled{background:rgb(124, 124, 124);}</string>
            </property>
            <property name="text">
             <string>查看录制</string>
            </property>
           </widget>
          </item>
         </layout>
        </item>
       </layout>
      </widget>
     </item>
    </layout>
   </widget>
   <widget class="QWidget" name="page_2">
    <property name="enabled">
     <bool>true</bool>
    </property>
    <property name="geometry">
     <rect>
      <x>0</x>
      <y>0</y>
      <width>418</width>
      <height>235</height>
     </rect>
    </property>
    <attribute name="label">
     <string>图片查阅</string>
    </attribute>
    <layout class="QHBoxLayout" name="horizontalLayout_4">
     <item>
      <widget class="QGroupBox" name="rec_Box_2">
       <property name="minimumSize">
        <size>
         <width>400</width>
         <height>0</height>
        </size>
       </property>
       <property name="maximumSize">
        <size>
         <width>460</width>
         <height>16777215</height>
        </size>
       </property>
       <property name="styleSheet">
        <string notr="true">font-family: &quot;黑体&quot;;
font-size: 18pt;
height:50;
width:150;</string>
       </property>
       <property name="title">
        <string>显示管理</string>
       </property>
       <layout class="QVBoxLayout" name="verticalLayout">
        <item>
         <layout class="QHBoxLayout" name="trigger_ocr_2">
          <item>
           <widget class="QPushButton" name="open_dir">
            <property name="sizePolicy">
             <sizepolicy hsizetype="Minimum" vsizetype="Fixed">
              <horstretch>160</horstretch>
              <verstretch>45</verstretch>
             </sizepolicy>
            </property>
            <property name="minimumSize">
             <size>
              <width>160</width>
              <height>45</height>
             </size>
            </property>
            <property name="maximumSize">
             <size>
              <width>160</width>
              <height>45</height>
             </size>
            </property>
            <property name="font">
             <font>
              <family>黑体</family>
              <pointsize>16</pointsize>
             </font>
            </property>
            <property name="styleSheet">
             <string notr="true">QPushButton{
    font-family: &quot;黑体&quot;;
    font-size: 16pt;
	height:50;
	width:150;
    color: rgb(255, 255, 255);
    background:rgb(58, 138, 107);
    border-color: rgb(58, 138, 107);
    border-radius: 10px;
    border: 2px;
}

QPushButton:hover{background:rgb(149, 200, 115);}


QPushButton:pressed{background:rgb(149, 200, 115);}
QPushButton::disabled{background:rgb(124, 124, 124);}</string>
            </property>
            <property name="text">
             <string>打开目录</string>
            </property>
           </widget>
          </item>
          <item>
           <spacer name="horizontalSpacer_3">
            <property name="orientation">
             <enum>Qt::Horizontal</enum>
            </property>
            <property name="sizeType">
             <enum>QSizePolicy::Fixed</enum>
            </property>
            <property name="sizeHint" stdset="0">
             <size>
              <width>20</width>
              <height>20</height>
             </size>
            </property>
           </spacer>
          </item>
          <item>
           <widget class="QPushButton" name="ocr_det">
            <property name="enabled">
             <bool>false</bool>
            </property>
            <property name="minimumSize">
             <size>
              <width>160</width>
              <height>45</height>
             </size>
            </property>
            <property name="maximumSize">
             <size>
              <width>160</width>
              <height>45</height>
             </size>
            </property>
            <property name="font">
             <font>
              <family>黑体</family>
              <pointsize>16</pointsize>
             </font>
            </property>
            <property name="styleSheet">
             <string notr="true">QPushButton{
    font-family: &quot;黑体&quot;;
    font-size: 16pt;
	height:50;
	width:150;
    color: rgb(255, 255, 255);
    background:rgb(58, 138, 107);
    border-color: rgb(58, 138, 107);
    border-radius: 10px;
    border: 2px;
}

QPushButton:hover{background:rgb(149, 200, 115);}


QPushButton:pressed{background:rgb(149, 200, 115);}
QPushButton::disabled{background:rgb(124, 124, 124);}</string>
            </property>
            <property name="text">
             <string>单张检测</string>
            </property>
           </widget>
          </item>
         </layout>
        </item>
        <item>
         <widget class="QListWidget" name="listWidget_2">
          <property name="styleSheet">
           <string notr="true">font: 12pt &quot;Sans Serif&quot;;</string>
          </property>
         </widget>
        </item>
       </layout>
      </widget>
     </item>
    </layout>
   </widget>
  </widget>
  <zorder>toolBox</zorder>
  <zorder>groupBox</zorder>
  <zorder>top</zorder>
  <zorder>tabWidget</zorder>
 </widget>
 <resources/>
 <connections/>
</ui>
